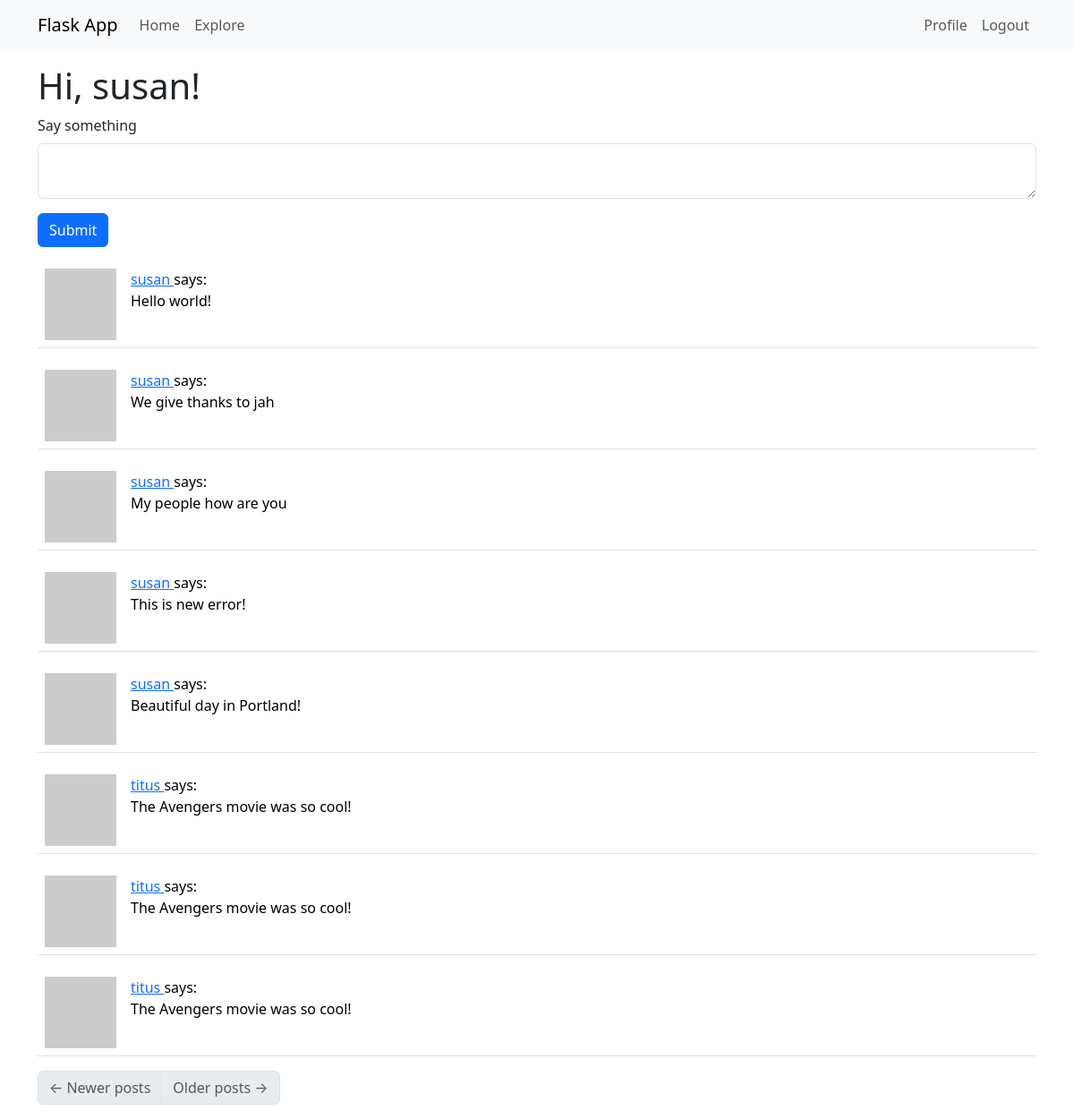
Page /index (signed in) on the committed database.
### app/models.py (models this page shows, shortened)
class User(UserMixin, db.Model):
    __tablename__ = "users"
    id = db.Column(db.Integer, primary_key=True)
    username = db.Column(db.String(64), unique=True)
    email = db.Column(db.String(120), unique=True)
    password = db.Column(db.String(256))
    bio = db.Column(db.String(140))
    last_seen = db.Column(db.DateTime, default=lambda: datetime.now(timezone.utc))
    created_at = db.Column(db.DateTime, default=lambda: datetime.now(timezone.utc))
    updated_at = db.Column(db.DateTime, default=lambda: datetime.now(timezone.utc))
    posts = db.relationship('Post', back_populates='user')
    following = db.relationship(
        'User',
        secondary=followers,
        primaryjoin=(followers.c.follower_id == id),
        secondaryjoin=(followers.c.followed_id == id),
        back_populates='followers')
    followers = db.relationship(
        'User',
        secondary=followers,
        primaryjoin=(followers.c.followed_id == id),
        secondaryjoin=(followers.c.follower_id == id),
        back_populates='following')
    def following_posts(self):
        Author = aliased(User)
        Follower = aliased(User)
        return (
            Post.query
            .join(Post.user.of_type(Author))
            .join(Author.followers.of_type(Follower), isouter=True)
            .where(db.or_(
                Follower.id == self.id,
                Author.id == self.id,
            ))
            .group_by(Post)
            .order_by(Post.created_at.desc())
        )
    def avatar(self, size):
        digest = md5(self.email.lower().encode('utf-8')).hexdigest()
        return f'https://www.gravatar.com/avatar/{digest}?d=identicon&s={size}'

class Post(db.Model):
    __tablename__ = "posts"
    id = db.Column(db.Integer, primary_key=True)
    body = db.Column(db.String(140))
    user_id = db.Column(db.Integer, db.ForeignKey('users.id'))
    created_at = db.Column(db.DateTime, default=lambda: datetime.now(timezone.utc))
    updated_at = db.Column(db.DateTime, default=lambda: datetime.now(timezone.utc))
    user = db.relationship('User', back_populates='posts')

### app/routes.py (the view)
@app.route('/', methods=['GET', 'POST'])
@app.route('/index', methods=['GET', 'POST'])
@login_required
def index():
    form = PostForm()
    if form.validate_on_submit():
        post = Post(body=form.post.data, user=current_user)
        db.session.add(post)
        db.session.commit()
        flash('Your post is now live!')
        redirect(url_for('index'))
    page = request.args.get('page', 1, type=int)
    posts = db.paginate(current_user.following_posts(), page=page, per_page=app.config['POSTS_PER_PAGE'], error_out=False)
    next_url = url_for('index', page=posts.next_num) if posts.has_next else None
    prev_url = url_for('index', page=posts.prev_num) if posts.has_prev else None
    return render_template('index.html', title="Home", form=form, posts=posts.items, next_url=next_url, prev_url=prev_url)

### app/forms.py
class PostForm(FlaskForm):
    post = TextAreaField('Say something', validators=[DataRequired(), Length(min=1, max=140)])
    submit = SubmitField('Submit')

### app/models.py (called while the page is built)
@login.user_loader
def load_user(id):
    return User.query.get(int(id))

### app/routes.py (called while the page is built)
@app.before_request
def before_request():
    if current_user.is_authenticated:
        current_user.last_seen = datetime.now(timezone.utc)
        db.session.commit()

### app/templates/index.html
{% extends "base.html" %}
{% import "bootstrap_wtf.html" as wtf %}
{% block content %}
    <h1>Hi, {{ current_user.username }}!</h1>
    {% if form %}
    {{ wtf.quick_form(form) }}
    {% endif %}
    {% for post in posts %}
        {% include '_post.html' %}
    {% endfor %}
    <nav aria-label="Post navigation">
        <ul class="pagination">
            <li class="page-item{% if not prev_url %} disabled{% endif %}">
                <a class="page-link" href="{{ prev_url }}">
                    <span aria-hidden="true">&larr;</span> Newer posts
                </a>
            </li>
            <li class="page-item{% if not next_url %} disabled{% endif %}">
                <a class="page-link" href="{{ next_url }}">
                    Older posts <span aria-hidden="true">&rarr;</span>
                </a>
            </li>
        </ul>
    </nav>
{% endblock %}

### app/templates/base.html (shortened to what this page needs)
<!doctype html>
<html lang="en">
  <head>
    <link
        href="https://cdn.jsdelivr.net/npm/bootstrap@5.3.2/dist/css/bootstrap.min.css"
        rel="stylesheet"
>
  </head>
  <body>
    <nav class="navbar navbar-expand-lg bg-body-tertiary">
      <div class="container">
        <a class="navbar-brand" href="{{ url_for('index') }}">Flask App</a>
        <div class="collapse navbar-collapse" id="navbarSupportedContent">
          <ul class="navbar-nav me-auto mb-2 mb-lg-0">
            <li class="nav-item">
              <a class="nav-link" aria-current="page" href="{{ url_for('index') }}">Home</a>
            </li>
            <li class="nav-item">
              <a class="nav-link" aria-current="page" href="{{ url_for('explore') }}">Explore</a>
            </li>
          </ul>
          <ul class="navbar-nav mb-2 mb-lg-0">
            {% if current_user.is_anonymous %}
            <li class="nav-item">
              <a class="nav-link" aria-current="page" href="{{ url_for('login') }}">Login</a>
            </li>
            {% else %}
            <li class="nav-item">
              <a class="nav-link" aria-current="page" href="{{ url_for('user', username=current_user.username) }}">Profile</a>
            </li>
            <li class="nav-item">
              <a class="nav-link" aria-current="page" href="{{ url_for('logout') }}">Logout</a>
            </li>
            {% endif %}
          </ul>
        </div>
      </div>
    </nav>
    <div class="container mt-3">
      {% block content %}{% endblock %}
    </div>
  </body>
</html>

### app/templates/_post.html
<table class="table table-hover">
    <tr>
        <td width="70px">
            <a href="{{ url_for('user', username=post.user.username) }}">
                <img src="{{ post.user.avatar(70) }}" />
            </a>
        </td>
        <td>
            <a href="{{ url_for('user', username=post.user.username) }}">
                {{ post.user.username }}
            </a>
            says:
            <br>
            {{ post.body }}
        </td>
    </tr>
</table>

### rows in the picture
User: username "susan"
Post: user.username "susan", body "Hello world!"
Post: user.username "susan", body "We give thanks to jah"
Post: user.username "susan", body "My people how are you"
Post: user.username "susan", body "This is new error!"
Post: user.username "susan", body "Beautiful day in Portland!"
Post: user.username "titus", body "The Avengers movie was so cool!"
Post: user.username "titus", body "The Avengers movie was so cool!"
Post: user.username "titus", body "The Avengers movie was so cool!"

### other values in the picture
{{ field.label(class='form-label') }} "Say something"
